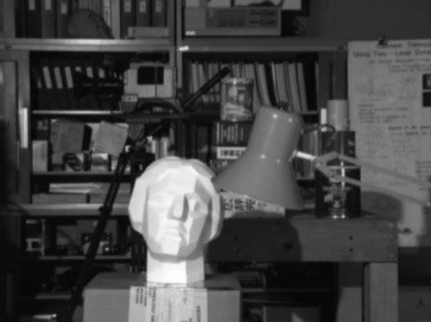
#> input picture python_opencv_1_src/12_히스토그램/3_CLAHE/test.png, 431 x 322 px
$ python 13-8.py
#> lines starting #> are read from the running program, lines starting #| are printed output that depends on the picture; after the words box and inside, x2 and y2 are one past the last pixel; in counts of white or black regions, pixels touching at a corner belong together
#> further down, img_gray is the input picture: shape (322, 431); min 3, max 255, mean 68.9
import cv2 as cv
import numpy as np


bins = np.arange(256).reshape(256,1)


def draw_histogram(img):

    hist_h = img.shape[0]
#> hist_h = 322
    hist_w = 256
    img_histogram1 = np.zeros((hist_h, hist_w, 1), dtype=np.uint8)


    histSize = 256
    histRange = (0, 256)
    accumulate = False
    hist_item = cv.calcHist([img], [0], None, [histSize], histRange,
        accumulate=accumulate)
#> hist_item = 256 values, max 2585 at index 47, min 0 at index 0, mean 542.1

    cv.normalize(hist_item, hist_item, alpha=0, beta=hist_h,
        norm_type=cv.NORM_MINMAX)

    for i in range(0, histSize):

        cv.line(img_histogram1, ( i, hist_h-int(np.round(hist_item[i])) ),
            ( i, hist_h ), ( 255, 255, 255))
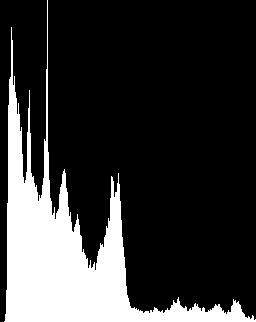
#> img_histogram1: shape (322, 256, 1); 21% white; 1 white region, box (x1, y1, x2, y2) and area: (4, 0, 256, 322) 17283


    img_histogram2 = np.zeros((hist_h, hist_w, 1), dtype=np.uint8)
#> img_histogram2: shape (322, 256, 1); every value is 0

    c_hist = np.zeros(hist_item.shape, dtype=hist_item.dtype)
#> c_hist = 256 values from 0 to 0

    c_hist[0] = hist_item[0]
    for i in range(1, hist_item.shape[0]):
        c_hist[i] = hist_item[i] + c_hist[i-1]
#> after the loop, c_hist = 256 values from 0 to 17287.3

    cv.normalize(c_hist, c_hist, alpha=0, beta=hist_h,
        norm_type=cv.NORM_MINMAX)


    for i in range(1, histSize):
        pts = []
        pts.append((i, hist_h - np.round(c_hist[i])))
        pts.append(((i-1), hist_h - np.round(c_hist[i-1])))
        pts= np.array(pts)
        pts = np.int32(pts)
        cv.polylines(img_histogram2, [pts], False, (255,255,255))


    result = cv.hconcat((img_histogram1, img_histogram2))

    return result


img_gray = cv.imread('test.png', cv.IMREAD_GRAYSCALE)

#> (the run stopped early here; a loop or call above may not have finished)
